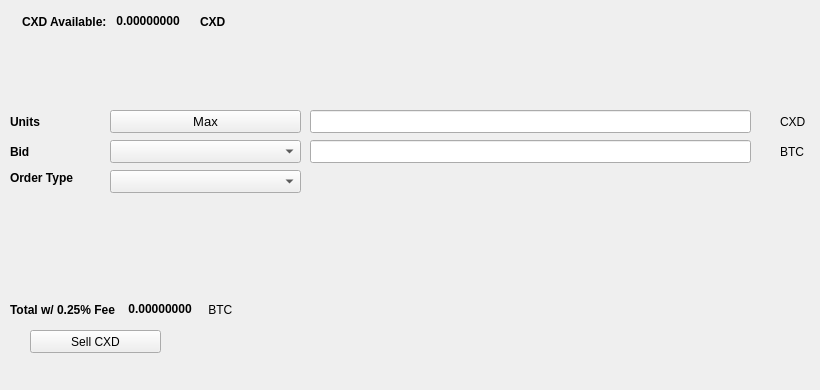
   <widget class="QWidget" name="SellTab">
    <attribute name="title">
     <string>Sell</string>
    </attribute>
    <widget class="QLabel" name="label_16">
     <property name="geometry">
      <rect>
       <x>780</x>
       <y>140</y>
       <width>31</width>
       <height>23</height>
      </rect>
     </property>
     <property name="text">
      <string>BTC</string>
     </property>
    </widget>
    <widget class="QComboBox" name="SellBidcomboBox">
     <property name="geometry">
      <rect>
       <x>110</x>
       <y>140</y>
       <width>191</width>
       <height>23</height>
      </rect>
     </property>
     <property name="font">
      <font>
       <pointsize>10</pointsize>
      </font>
     </property>
    </widget>
    <widget class="QLabel" name="label_18">
     <property name="geometry">
      <rect>
       <x>10</x>
       <y>110</y>
       <width>46</width>
       <height>23</height>
      </rect>
     </property>
     <property name="font">
      <font>
       <weight>75</weight>
       <bold>true</bold>
      </font>
     </property>
     <property name="text">
      <string>Units</string>
     </property>
    </widget>
    <widget class="QPushButton" name="Sell_Max_Amount">
     <property name="geometry">
      <rect>
       <x>110</x>
       <y>110</y>
       <width>191</width>
       <height>23</height>
      </rect>
     </property>
     <property name="font">
      <font>
       <pointsize>10</pointsize>
      </font>
     </property>
     <property name="text">
      <string>Max</string>
     </property>
    </widget>
    <widget class="QLabel" name="label_20">
     <property name="geometry">
      <rect>
       <x>10</x>
       <y>170</y>
       <width>91</width>
       <height>16</height>
      </rect>
     </property>
     <property name="font">
      <font>
       <weight>75</weight>
       <bold>true</bold>
      </font>
     </property>
     <property name="text">
      <string>Order Type</string>
     </property>
    </widget>
    <widget class="QComboBox" name="SellOrdertypeCombo">
     <property name="geometry">
      <rect>
       <x>110</x>
       <y>170</y>
       <width>191</width>
       <height>23</height>
      </rect>
     </property>
     <property name="font">
      <font>
       <pointsize>10</pointsize>
      </font>
     </property>
    </widget>
    <widget class="QLabel" name="label_21">
     <property name="geometry">
      <rect>
       <x>10</x>
       <y>140</y>
       <width>46</width>
       <height>23</height>
      </rect>
     </property>
     <property name="font">
      <font>
       <weight>75</weight>
       <bold>true</bold>
      </font>
     </property>
     <property name="text">
      <string>Bid</string>
     </property>
    </widget>
    <widget class="QLabel" name="label_22">
     <property name="geometry">
      <rect>
       <x>780</x>
       <y>110</y>
       <width>31</width>
       <height>23</height>
      </rect>
     </property>
     <property name="text">
      <string>CXD</string>
     </property>
    </widget>
    <widget class="QLineEdit" name="UnitsInputCXD">
     <property name="geometry">
      <rect>
       <x>310</x>
       <y>110</y>
       <width>441</width>
       <height>23</height>
      </rect>
     </property>
     <property name="font">
      <font>
       <pointsize>9</pointsize>
       <weight>75</weight>
       <bold>true</bold>
      </font>
     </property>
    </widget>
    <widget class="QLineEdit" name="SellBidPriceEdit">
     <property name="geometry">
      <rect>
       <x>310</x>
       <y>140</y>
       <width>441</width>
       <height>23</height>
      </rect>
     </property>
     <property name="font">
      <font>
       <pointsize>9</pointsize>
       <weight>75</weight>
       <bold>true</bold>
      </font>
     </property>
    </widget>
    <widget class="QPushButton" name="SellCXDBTN">
     <property name="geometry">
      <rect>
       <x>30</x>
       <y>330</y>
       <width>131</width>
       <height>23</height>
      </rect>
     </property>
     <property name="text">
      <string>Sell CXD</string>
     </property>
     <property name="icon">
      <iconset resource="../cryptodex">
       <normaloff>:/icons/bitcoin</normaloff>:/icons/bitcoin</iconset>
     </property>
    </widget>
    <widget class="QWidget" name="layoutWidget3">
     <property name="geometry">
      <rect>
       <x>22</x>
       <y>12</y>
       <width>258</width>
       <height>19</height>
      </rect>
     </property>
     <layout class="QHBoxLayout" name="horizontalLayout">
      <item>
       <widget class="QLabel" name="label232_2">
        <property name="font">
         <font>
          <weight>75</weight>
          <bold>true</bold>
         </font>
        </property>
        <property name="text">
         <string>CXD Available:</string>
        </property>
       </widget>
      </item>
      <item>
       <widget class="QLabel" name="CXDAvailableLabel">
        <property name="palette">
         <palette>
          <active>
           <colorrole role="WindowText">
            <brush brushstyle="SolidPattern">
             <color alpha="255">
              <red>0</red>
              <green>0</green>
              <blue>0</blue>
             </color>
            </brush>
           </colorrole>
           <colorrole role="Button">
            <brush brushstyle="SolidPattern">
             <color alpha="255">
              <red>0</red>
              <green>170</green>
              <blue>0</blue>
             </color>
            </brush>
           </colorrole>
           <colorrole role="Light">
            <brush brushstyle="SolidPattern">
             <color alpha="255">
              <red>0</red>
              <green>255</green>
              <blue>0</blue>
             </color>
            </brush>
           </colorrole>
           <colorrole role="Midlight">
            <brush brushstyle="SolidPattern">
             <color alpha="255">
              <red>0</red>
              <green>212</green>
              <blue>0</blue>
             </color>
            </brush>
           </colorrole>
           <colorrole role="Dark">
            <brush brushstyle="SolidPattern">
             <color alpha="255">
              <red>0</red>
              <green>85</green>
              <blue>0</blue>
             </color>
            </brush>
           </colorrole>
           <colorrole role="Mid">
            <brush brushstyle="SolidPattern">
             <color alpha="255">
              <red>0</red>
              <green>113</green>
              <blue>0</blue>
             </color>
            </brush>
           </colorrole>
           <colorrole role="Text">
            <brush brushstyle="SolidPattern">
             <color alpha="255">
              <red>0</red>
              <green>170</green>
              <blue>0</blue>
             </color>
            </brush>
           </colorrole>
           <colorrole role="BrightText">
            <brush brushstyle="SolidPattern">
             <color alpha="255">
              <red>255</red>
              <green>255</green>
              <blue>255</blue>
             </color>
            </brush>
           </colorrole>
           <colorrole role="ButtonText">
            <brush brushstyle="SolidPattern">
             <color alpha="255">
              <red>0</red>
              <green>0</green>
              <blue>0</blue>
             </color>
            </brush>
           </colorrole>
           <colorrole role="Base">
            <brush brushstyle="SolidPattern">
             <color alpha="255">
              <red>255</red>
              <green>255</green>
              <blue>255</blue>
             </color>
            </brush>
           </colorrole>
           <colorrole role="Window">
            <brush brushstyle="SolidPattern">
             <color alpha="255">
              <red>0</red>
              <green>170</green>
              <blue>0</blue>
             </color>
            </brush>
           </colorrole>
           <colorrole role="Shadow">
            <brush brushstyle="SolidPattern">
             <color alpha="255">
              <red>0</red>
              <green>0</green>
              <blue>0</blue>
             </color>
            </brush>
           </colorrole>
           <colorrole role="AlternateBase">
            <brush brushstyle="SolidPattern">
             <color alpha="255">
              <red>127</red>
              <green>212</green>
              <blue>127</blue>
             </color>
            </brush>
           </colorrole>
           <colorrole role="ToolTipBase">
            <brush brushstyle="SolidPattern">
             <color alpha="255">
              <red>255</red>
              <green>255</green>
              <blue>220</blue>
             </color>
            </brush>
           </colorrole>
           <colorrole role="ToolTipText">
            <brush brushstyle="SolidPattern">
             <color alpha="255">
              <red>0</red>
              <green>0</green>
              <blue>0</blue>
             </color>
            </brush>
           </colorrole>
          </active>
          <inactive>
           <colorrole role="WindowText">
            <brush brushstyle="SolidPattern">
             <color alpha="255">
              <red>0</red>
              <green>0</green>
              <blue>0</blue>
             </color>
            </brush>
           </colorrole>
           <colorrole role="Button">
            <brush brushstyle="SolidPattern">
             <color alpha="255">
              <red>0</red>
              <green>170</green>
              <blue>0</blue>
             </color>
            </brush>
           </colorrole>
           <colorrole role="Light">
            <brush brushstyle="SolidPattern">
             <color alpha="255">
              <red>0</red>
              <green>255</green>
              <blue>0</blue>
             </color>
            </brush>
           </colorrole>
           <colorrole role="Midlight">
            <brush brushstyle="SolidPattern">
             <color alpha="255">
              <red>0</red>
              <green>212</green>
              <blue>0</blue>
             </color>
            </brush>
           </colorrole>
           <colorrole role="Dark">
            <brush brushstyle="SolidPattern">
             <color alpha="255">
              <red>0</red>
              <green>85</green>
              <blue>0</blue>
             </color>
            </brush>
           </colorrole>
           <colorrole role="Mid">
            <brush brushstyle="SolidPattern">
             <color alpha="255">
              <red>0</red>
              <green>113</green>
              <blue>0</blue>
             </color>
            </brush>
           </colorrole>
           <colorrole role="Text">
            <brush brushstyle="SolidPattern">
             <color alpha="255">
              <red>0</red>
              <green>170</green>
              <blue>0</blue>
             </color>
            </brush>
           </colorrole>
           <colorrole role="BrightText">
            <brush brushstyle="SolidPattern">
             <color alpha="255">
              <red>255</red>
              <green>255</green>
              <blue>255</blue>
             </color>
            </brush>
           </colorrole>
           <colorrole role="ButtonText">
            <brush brushstyle="SolidPattern">
             <color alpha="255">
              <red>0</red>
              <green>0</green>
              <blue>0</blue>
             </color>
            </brush>
           </colorrole>
           <colorrole role="Base">
            <brush brushstyle="SolidPattern">
             <color alpha="255">
              <red>255</red>
              <green>255</green>
              <blue>255</blue>
             </color>
            </brush>
           </colorrole>
           <colorrole role="Window">
            <brush brushstyle="SolidPattern">
             <color alpha="255">
              <red>0</red>
              <green>170</green>
              <blue>0</blue>
             </color>
            </brush>
           </colorrole>
           <colorrole role="Shadow">
            <brush brushstyle="SolidPattern">
             <color alpha="255">
              <red>0</red>
              <green>0</green>
              <blue>0</blue>
             </color>
            </brush>
           </colorrole>
           <colorrole role="AlternateBase">
            <brush brushstyle="SolidPattern">
             <color alpha="255">
              <red>127</red>
              <green>212</green>
              <blue>127</blue>
             </color>
            </brush>
           </colorrole>
           <colorrole role="ToolTipBase">
            <brush brushstyle="SolidPattern">
             <color alpha="255">
              <red>255</red>
              <green>255</green>
              <blue>220</blue>
             </color>
            </brush>
           </colorrole>
           <colorrole role="ToolTipText">
            <brush brushstyle="SolidPattern">
             <color alpha="255">
              <red>0</red>
              <green>0</green>
              <blue>0</blue>
             </color>
            </brush>
           </colorrole>
          </inactive>
          <disabled>
           <colorrole role="WindowText">
            <brush brushstyle="SolidPattern">
             <color alpha="255">
              <red>0</red>
              <green>85</green>
              <blue>0</blue>
             </color>
            </brush>
           </colorrole>
           <colorrole role="Button">
            <brush brushstyle="SolidPattern">
             <color alpha="255">
              <red>0</red>
              <green>170</green>
              <blue>0</blue>
             </color>
            </brush>
           </colorrole>
           <colorrole role="Light">
            <brush brushstyle="SolidPattern">
             <color alpha="255">
              <red>0</red>
              <green>255</green>
              <blue>0</blue>
             </color>
            </brush>
           </colorrole>
           <colorrole role="Midlight">
            <brush brushstyle="SolidPattern">
             <color alpha="255">
              <red>0</red>
              <green>212</green>
              <blue>0</blue>
             </color>
            </brush>
           </colorrole>
           <colorrole role="Dark">
            <brush brushstyle="SolidPattern">
             <color alpha="255">
              <red>0</red>
              <green>85</green>
              <blue>0</blue>
             </color>
            </brush>
           </colorrole>
           <colorrole role="Mid">
            <brush brushstyle="SolidPattern">
             <color alpha="255">
              <red>0</red>
              <green>113</green>
              <blue>0</blue>
             </color>
            </brush>
           </colorrole>
           <colorrole role="Text">
            <brush brushstyle="SolidPattern">
             <color alpha="255">
              <red>0</red>
              <green>85</green>
              <blue>0</blue>
             </color>
            </brush>
           </colorrole>
           <colorrole role="BrightText">
            <brush brushstyle="SolidPattern">
             <color alpha="255">
              <red>255</red>
              <green>255</green>
              <blue>255</blue>
             </color>
            </brush>
           </colorrole>
           <colorrole role="ButtonText">
            <brush brushstyle="SolidPattern">
             <color alpha="255">
              <red>0</red>
              <green>85</green>
              <blue>0</blue>
             </color>
            </brush>
           </colorrole>
           <colorrole role="Base">
            <brush brushstyle="SolidPattern">
             <color alpha="255">
              <red>0</red>
              <green>170</green>
              <blue>0</blue>
             </color>
            </brush>
           </colorrole>
           <colorrole role="Window">
            <brush brushstyle="SolidPattern">
             <color alpha="255">
              <red>0</red>
              <green>170</green>
              <blue>0</blue>
             </color>
            </brush>
           </colorrole>
           <colorrole role="Shadow">
            <brush brushstyle="SolidPattern">
             <color alpha="255">
              <red>0</red>
              <green>0</green>
              <blue>0</blue>
             </color>
            </brush>
           </colorrole>
           <colorrole role="AlternateBase">
            <brush brushstyle="SolidPattern">
             <color alpha="255">
              <red>0</red>
              <green>170</green>
              <blue>0</blue>
             </color>
            </brush>
           </colorrole>
           <colorrole role="ToolTipBase">
            <brush brushstyle="SolidPattern">
             <color alpha="255">
              <red>255</red>
              <green>255</green>
              <blue>220</blue>
             </color>
            </brush>
           </colorrole>
           <colorrole role="ToolTipText">
            <brush brushstyle="SolidPattern">
             <color alpha="255">
              <red>0</red>
              <green>0</green>
              <blue>0</blue>
             </color>
            </brush>
           </colorrole>
          </disabled>
         </palette>
        </property>
        <property name="font">
         <font>
          <weight>75</weight>
          <bold>true</bold>
         </font>
        </property>
        <property name="text">
         <string> 0.00000000 </string>
        </property>
        <property name="textInteractionFlags">
         <set>Qt::LinksAccessibleByMouse|Qt::TextSelectableByKeyboard|Qt::TextSelectableByMouse</set>
        </property>
       </widget>
      </item>
      <item>
       <widget class="QLabel" name="labelCXD">
        <property name="font">
         <font>
          <weight>75</weight>
          <bold>true</bold>
         </font>
        </property>
        <property name="text">
         <string>CXD</string>
        </property>
       </widget>
      </item>
     </layout>
    </widget>
    <widget class="QWidget" name="layoutWidget">
     <property name="geometry">
      <rect>
       <x>10</x>
       <y>300</y>
       <width>268</width>
       <height>19</height>
      </rect>
     </property>
     <layout class="QHBoxLayout" name="horizontalLayout_2">
      <item>
       <widget class="QLabel" name="label_19">
        <property name="font">
         <font>
          <weight>75</weight>
          <bold>true</bold>
         </font>
        </property>
        <property name="text">
         <string>Total w/ 0.25% Fee </string>
        </property>
       </widget>
      </item>
      <item>
       <widget class="QLabel" name="SellCostLabel">
        <property name="palette">
         <palette>
          <active>
           <colorrole role="WindowText">
            <brush brushstyle="SolidPattern">
             <color alpha="255">
              <red>0</red>
              <green>0</green>
              <blue>0</blue>
             </color>
            </brush>
           </colorrole>
           <colorrole role="Button">
            <brush brushstyle="SolidPattern">
             <color alpha="255">
              <red>0</red>
              <green>170</green>
              <blue>0</blue>
             </color>
            </brush>
           </colorrole>
           <colorrole role="Light">
            <brush brushstyle="SolidPattern">
             <color alpha="255">
              <red>0</red>
              <green>255</green>
              <blue>0</blue>
             </color>
            </brush>
           </colorrole>
           <colorrole role="Midlight">
            <brush brushstyle="SolidPattern">
             <color alpha="255">
              <red>0</red>
              <green>212</green>
              <blue>0</blue>
             </color>
            </brush>
           </colorrole>
           <colorrole role="Dark">
            <brush brushstyle="SolidPattern">
             <color alpha="255">
              <red>0</red>
              <green>85</green>
              <blue>0</blue>
             </color>
            </brush>
           </colorrole>
           <colorrole role="Mid">
            <brush brushstyle="SolidPattern">
             <color alpha="255">
              <red>0</red>
              <green>113</green>
              <blue>0</blue>
             </color>
            </brush>
           </colorrole>
           <colorrole role="Text">
            <brush brushstyle="SolidPattern">
             <color alpha="255">
              <red>0</red>
              <green>170</green>
              <blue>0</blue>
             </color>
            </brush>
           </colorrole>
           <colorrole role="BrightText">
            <brush brushstyle="SolidPattern">
             <color alpha="255">
              <red>255</red>
              <green>255</green>
              <blue>255</blue>
             </color>
            </brush>
           </colorrole>
           <colorrole role="ButtonText">
            <brush brushstyle="SolidPattern">
             <color alpha="255">
              <red>0</red>
              <green>0</green>
              <blue>0</blue>
             </color>
            </brush>
           </colorrole>
           <colorrole role="Base">
            <brush brushstyle="SolidPattern">
             <color alpha="255">
              <red>255</red>
              <green>255</green>
              <blue>255</blue>
             </color>
            </brush>
           </colorrole>
           <colorrole role="Window">
            <brush brushstyle="SolidPattern">
             <color alpha="255">
              <red>0</red>
              <green>170</green>
              <blue>0</blue>
             </color>
            </brush>
           </colorrole>
           <colorrole role="Shadow">
            <brush brushstyle="SolidPattern">
             <color alpha="255">
              <red>0</red>
              <green>0</green>
              <blue>0</blue>
             </color>
            </brush>
           </colorrole>
           <colorrole role="AlternateBase">
            <brush brushstyle="SolidPattern">
             <color alpha="255">
              <red>127</red>
              <green>212</green>
              <blue>127</blue>
             </color>
            </brush>
           </colorrole>
           <colorrole role="ToolTipBase">
            <brush brushstyle="SolidPattern">
             <color alpha="255">
              <red>255</red>
              <green>255</green>
              <blue>220</blue>
             </color>
            </brush>
           </colorrole>
           <colorrole role="ToolTipText">
            <brush brushstyle="SolidPattern">
             <color alpha="255">
              <red>0</red>
              <green>0</green>
              <blue>0</blue>
             </color>
            </brush>
           </colorrole>
          </active>
          <inactive>
           <colorrole role="WindowText">
            <brush brushstyle="SolidPattern">
             <color alpha="255">
              <red>0</red>
              <green>0</green>
              <blue>0</blue>
             </color>
            </brush>
           </colorrole>
           <colorrole role="Button">
            <brush brushstyle="SolidPattern">
             <color alpha="255">
              <red>0</red>
              <green>170</green>
              <blue>0</blue>
             </color>
            </brush>
           </colorrole>
           <colorrole role="Light">
            <brush brushstyle="SolidPattern">
             <color alpha="255">
              <red>0</red>
              <green>255</green>
              <blue>0</blue>
             </color>
            </brush>
           </colorrole>
           <colorrole role="Midlight">
            <brush brushstyle="SolidPattern">
             <color alpha="255">
              <red>0</red>
              <green>212</green>
              <blue>0</blue>
             </color>
            </brush>
           </colorrole>
           <colorrole role="Dark">
            <brush brushstyle="SolidPattern">
             <color alpha="255">
              <red>0</red>
              <green>85</green>
              <blue>0</blue>
             </color>
            </brush>
           </colorrole>
           <colorrole role="Mid">
            <brush brushstyle="SolidPattern">
             <color alpha="255">
              <red>0</red>
              <green>113</green>
              <blue>0</blue>
             </color>
            </brush>
           </colorrole>
           <colorrole role="Text">
            <brush brushstyle="SolidPattern">
             <color alpha="255">
              <red>0</red>
              <green>170</green>
              <blue>0</blue>
             </color>
            </brush>
           </colorrole>
           <colorrole role="BrightText">
            <brush brushstyle="SolidPattern">
             <color alpha="255">
              <red>255</red>
              <green>255</green>
              <blue>255</blue>
             </color>
            </brush>
           </colorrole>
           <colorrole role="ButtonText">
            <brush brushstyle="SolidPattern">
             <color alpha="255">
              <red>0</red>
              <green>0</green>
              <blue>0</blue>
             </color>
            </brush>
           </colorrole>
           <colorrole role="Base">
            <brush brushstyle="SolidPattern">
             <color alpha="255">
              <red>255</red>
              <green>255</green>
              <blue>255</blue>
             </color>
            </brush>
           </colorrole>
           <colorrole role="Window">
            <brush brushstyle="SolidPattern">
             <color alpha="255">
              <red>0</red>
              <green>170</green>
              <blue>0</blue>
             </color>
            </brush>
           </colorrole>
           <colorrole role="Shadow">
            <brush brushstyle="SolidPattern">
             <color alpha="255">
              <red>0</red>
              <green>0</green>
              <blue>0</blue>
             </color>
            </brush>
           </colorrole>
           <colorrole role="AlternateBase">
            <brush brushstyle="SolidPattern">
             <color alpha="255">
              <red>127</red>
              <green>212</green>
              <blue>127</blue>
             </color>
            </brush>
           </colorrole>
           <colorrole role="ToolTipBase">
            <brush brushstyle="SolidPattern">
             <color alpha="255">
              <red>255</red>
              <green>255</green>
              <blue>220</blue>
             </color>
            </brush>
           </colorrole>
           <colorrole role="ToolTipText">
            <brush brushstyle="SolidPattern">
             <color alpha="255">
              <red>0</red>
              <green>0</green>
              <blue>0</blue>
             </color>
            </brush>
           </colorrole>
          </inactive>
          <disabled>
           <colorrole role="WindowText">
            <brush brushstyle="SolidPattern">
             <color alpha="255">
              <red>0</red>
              <green>85</green>
              <blue>0</blue>
             </color>
            </brush>
           </colorrole>
           <colorrole role="Button">
            <brush brushstyle="SolidPattern">
             <color alpha="255">
              <red>0</red>
              <green>170</green>
              <blue>0</blue>
             </color>
            </brush>
           </colorrole>
           <colorrole role="Light">
            <brush brushstyle="SolidPattern">
             <color alpha="255">
              <red>0</red>
              <green>255</green>
              <blue>0</blue>
             </color>
            </brush>
           </colorrole>
           <colorrole role="Midlight">
            <brush brushstyle="SolidPattern">
             <color alpha="255">
              <red>0</red>
              <green>212</green>
              <blue>0</blue>
             </color>
            </brush>
           </colorrole>
           <colorrole role="Dark">
            <brush brushstyle="SolidPattern">
             <color alpha="255">
              <red>0</red>
              <green>85</green>
              <blue>0</blue>
             </color>
            </brush>
           </colorrole>
           <colorrole role="Mid">
            <brush brushstyle="SolidPattern">
             <color alpha="255">
              <red>0</red>
              <green>113</green>
              <blue>0</blue>
             </color>
            </brush>
           </colorrole>
           <colorrole role="Text">
            <brush brushstyle="SolidPattern">
             <color alpha="255">
              <red>0</red>
              <green>85</green>
              <blue>0</blue>
             </color>
            </brush>
           </colorrole>
           <colorrole role="BrightText">
            <brush brushstyle="SolidPattern">
             <color alpha="255">
              <red>255</red>
              <green>255</green>
              <blue>255</blue>
             </color>
            </brush>
           </colorrole>
           <colorrole role="ButtonText">
            <brush brushstyle="SolidPattern">
             <color alpha="255">
              <red>0</red>
              <green>85</green>
              <blue>0</blue>
             </color>
            </brush>
           </colorrole>
           <colorrole role="Base">
            <brush brushstyle="SolidPattern">
             <color alpha="255">
              <red>0</red>
              <green>170</green>
              <blue>0</blue>
             </color>
            </brush>
           </colorrole>
           <colorrole role="Window">
            <brush brushstyle="SolidPattern">
             <color alpha="255">
              <red>0</red>
              <green>170</green>
              <blue>0</blue>
             </color>
            </brush>
           </colorrole>
           <colorrole role="Shadow">
            <brush brushstyle="SolidPattern">
             <color alpha="255">
              <red>0</red>
              <green>0</green>
              <blue>0</blue>
             </color>
            </brush>
           </colorrole>
           <colorrole role="AlternateBase">
            <brush brushstyle="SolidPattern">
             <color alpha="255">
              <red>0</red>
              <green>170</green>
              <blue>0</blue>
             </color>
            </brush>
           </colorrole>
           <colorrole role="ToolTipBase">
            <brush brushstyle="SolidPattern">
             <color alpha="255">
              <red>255</red>
              <green>255</green>
              <blue>220</blue>
             </color>
            </brush>
           </colorrole>
           <colorrole role="ToolTipText">
            <brush brushstyle="SolidPattern">
             <color alpha="255">
              <red>0</red>
              <green>0</green>
              <blue>0</blue>
             </color>
            </brush>
           </colorrole>
          </disabled>
         </palette>
        </property>
        <property name="font">
         <font>
          <weight>75</weight>
          <bold>true</bold>
         </font>
        </property>
        <property name="autoFillBackground">
         <bool>false</bool>
        </property>
        <property name="text">
         <string> 0.00000000</string>
        </property>
        <property name="textInteractionFlags">
         <set>Qt::LinksAccessibleByMouse|Qt::TextSelectableByMouse</set>
        </property>
       </widget>
      </item>
      <item>
       <widget class="QLabel" name="label_17">
        <property name="font">
         <font>
          <weight>50</weight>
          <bold>false</bold>
         </font>
        </property>
        <property name="text">
         <string> BTC</string>
        </property>
       </widget>
      </item>
     </layout>
    </widget>
    <widget class="QLabel" name="label_23">
     <property name="geometry">
      <rect>
       <x>460</x>
       <y>300</y>
       <width>281</width>
       <height>81</height>
      </rect>
     </property>
     <property name="text">
      <string/>
     </property>
     <property name="pixmap">
      <pixmap>:/images/bittrex</pixmap>
     </property>
    </widget>
   </widget>
